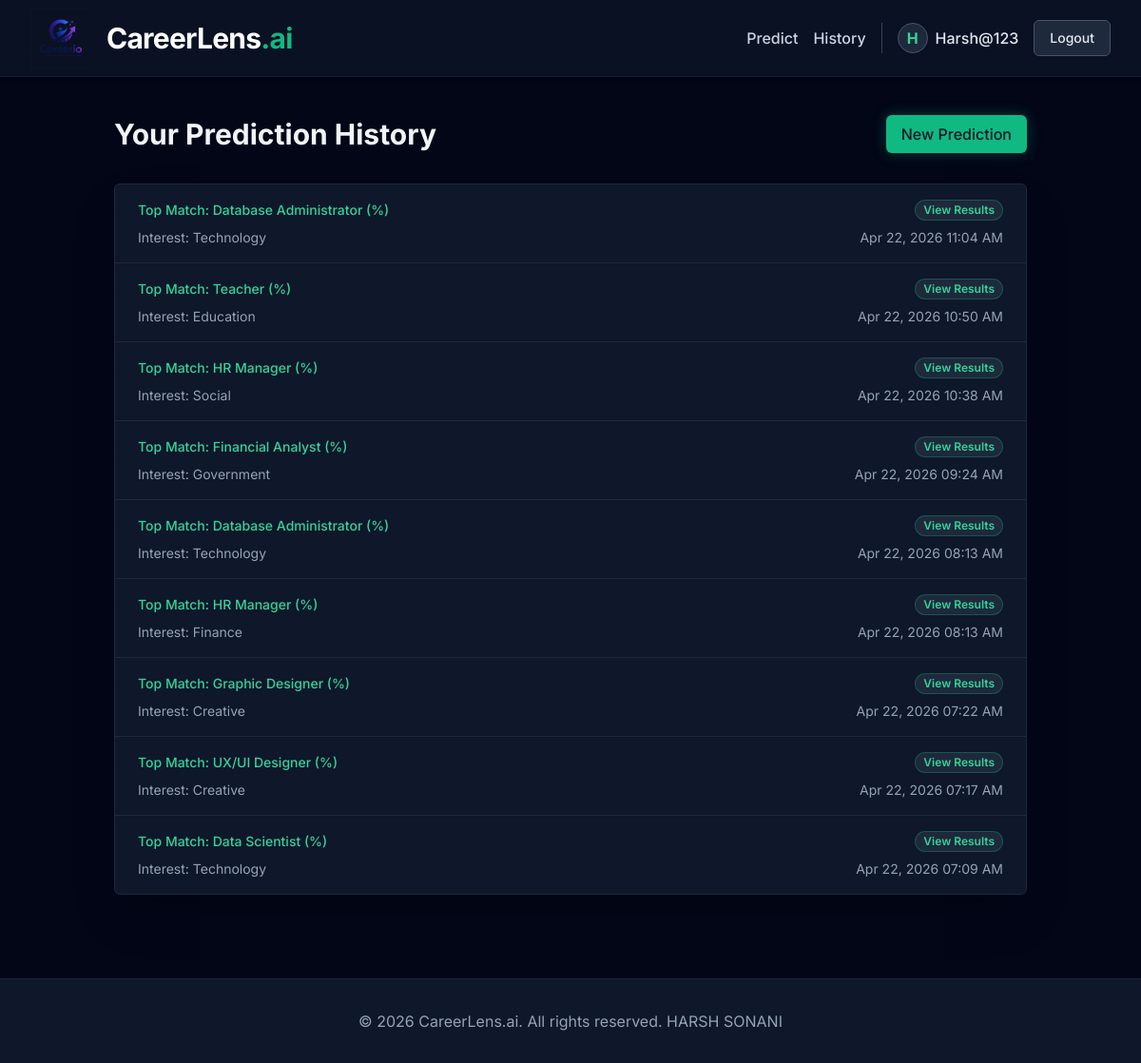
Page /history/ (signed in) on the committed database.
### predictor/models.py (models this page shows, shortened)
class Prediction(models.Model):
    user = models.ForeignKey(User, on_delete=models.CASCADE, related_name='predictions')
    input_data = models.JSONField() # Store the submitted features
    result = models.JSONField() # Store top N predictions and probabilities
    timestamp = models.DateTimeField(auto_now_add=True)

### predictor/views.py (the view)
# urls.py: path('history/', views.history_view, name='history'),
@login_required
def history_view(request):
    predictions = Prediction.objects.filter(user=request.user).order_by('-timestamp')
    return render(request, 'predictor/history.html', {'predictions': predictions})

### templates/predictor/history.html (shortened to what this page needs)
{% extends 'base.html' %}
{% block content %}
<div class="max-w-5xl mx-auto py-10 px-4 sm:px-6 lg:px-8">
    <div class="flex items-center justify-between mb-8">
        <h2 class="text-3xl font-bold text-slate-100">Your Prediction History</h2>
        <a href="{% url 'wizard' %}" class="bg-emerald-500 hover:bg-emerald-400 text-slate-900 shadow-[0_0_15px_rgba(16,185,129,0.3)] px-4 py-2 rounded-md font-medium transition">New Prediction</a>
    </div>
    {% if predictions %}
        <div class="bg-slate-900 shadow-2xl overflow-hidden sm:rounded-md border border-slate-800">
            <ul role="list" class="divide-y divide-slate-800">
                {% for pred in predictions %}
                <li>
                    <a href="{% url 'result' pred.id %}" class="block hover:bg-slate-800/80 transition">
                        <div class="px-4 py-4 sm:px-6">
                            <div class="flex items-center justify-between">
                                <p class="text-sm font-medium text-emerald-400 truncate">
                                    Top Match: {{ pred.result.0.career }} ({{ pred.result.0.probability|floatformat:2|default:"0.0"|stringformat:"f" }}%)
                                </p>
                                <div class="ml-2 flex-shrink-0 flex">
                                    <p class="px-2 inline-flex text-xs leading-5 font-semibold rounded-full bg-slate-800 text-emerald-400 border border-emerald-500/30">
                                        View Results
                                    </p>
                                </div>
                            </div>
                            <div class="mt-2 sm:flex sm:justify-between">
                                <div class="sm:flex text-sm text-slate-400">
                                    <p class="flex items-center">
                                        Interest: {{ pred.input_data.interest }}
                                    </p>
                                </div>
                                <div class="mt-2 flex items-center text-sm text-slate-400 sm:mt-0">
                                    <p>
                                        {{ pred.timestamp|date:"M d, Y h:i A" }}
                                    </p>
                                </div>
                            </div>
                        </div>
                    </a>
                </li>
                {% endfor %}
            </ul>
        </div>
    {% endif %}
</div>
{% endblock %}

### templates/base.html (shortened to what this page needs)
{% load static %}
<!DOCTYPE html>
<html lang="en">
<head>
    <script src="https://cdn.tailwindcss.com"></script>
</head>
<body class="bg-slate-950 text-slate-300 flex flex-col min-h-screen">
    <nav class="glassmorphism sticky top-0 z-50 shadow-md">
        <div class="max-w-7xl mx-auto px-4 sm:px-6 lg:px-8">
            <div class="flex justify-between h-20">
                <div class="flex items-center">
                    <a href="{% url 'home' %}" class="text-3xl font-bold flex items-center gap-4 text-white">
                        <img src="{% static 'images/logo.png' %}" alt="CareerLens Logo" class="h-16 w-auto">
                        <span class="tracking-tight">CareerLens<span class="text-emerald-500">.ai</span></span>
                    </a>
                </div>
                <div class="flex items-center space-x-4">
                    {% if user.is_authenticated %}
                        <a href="{% url 'wizard' %}" class="text-slate-300 hover:text-emerald-400 font-medium transition">Predict</a>
                        <a href="{% url 'history' %}" class="text-slate-300 hover:text-emerald-400 font-medium transition">History</a>
                        <div class="flex items-center gap-2 pl-4 ml-2 border-l border-slate-700">
                            <div class="w-8 h-8 rounded-full bg-slate-800 border border-slate-600 text-emerald-400 flex items-center justify-center font-bold shadow-sm">
                                {{ user.username|slice:":1"|upper }}
                            </div>
                            <span class="font-medium text-slate-200">{{ user.username }}</span>
                        </div>
                        <form method="post" action="{% url 'logout' %}" class="inline ml-2">
                            <button type="submit" class="bg-slate-800 hover:bg-slate-700 text-slate-200 border border-slate-600 px-4 py-2 rounded-md transition text-sm font-medium">Logout</button>
                        </form>
                    {% else %}
                        <a href="{% url 'login' %}" class="text-slate-300 hover:text-emerald-400 font-medium transition">Login</a>
                        <a href="{% url 'signup' %}" class="bg-emerald-600 text-white hover:bg-emerald-500 shadow-[0_0_15px_rgba(16,185,129,0.3)] px-4 py-2 rounded-md font-semibold transition">Sign Up</a>
                    {% endif %}
                </div>
            </div>
        </div>
    </nav>
    <main class="flex-grow">
        {% block content %}{% endblock %}
    </main>
    <footer class="bg-slate-900 border-t border-slate-800 text-slate-400 py-8 mt-12">
        <div class="max-w-7xl mx-auto px-4 text-center">
            <p>&copy; 2026 CareerLens.ai. All rights reserved. HARSH SONANI</p>
        </div>
    </footer>
</body>
</html>

### templates/base.html (style rules this page uses)
body { font-family: 'Inter', sans-serif; background-color: #020617; }
.glassmorphism { background: rgba(15, 23, 42, 0.7); backdrop-filter: blur(12px); border-bottom: 1px solid rgba(255,255,255,0.05); }

### rows in the picture
Prediction: result.0.career "Database Administrator", input_data.interest "Technology", timestamp "Apr 22, 2026 11:04 AM"
Prediction: result.0.career "Teacher", input_data.interest "Education", timestamp "Apr 22, 2026 10:50 AM"
Prediction: result.0.career "HR Manager", input_data.interest "Social", timestamp "Apr 22, 2026 10:38 AM"
Prediction: result.0.career "Financial Analyst", input_data.interest "Government", timestamp "Apr 22, 2026 09:24 AM"
Prediction: result.0.career "Database Administrator", input_data.interest "Technology", timestamp "Apr 22, 2026 08:13 AM"
Prediction: result.0.career "HR Manager", input_data.interest "Finance", timestamp "Apr 22, 2026 08:13 AM"
Prediction: result.0.career "Graphic Designer", input_data.interest "Creative", timestamp "Apr 22, 2026 07:22 AM"
Prediction: result.0.career "UX/UI Designer", input_data.interest "Creative", timestamp "Apr 22, 2026 07:17 AM"
Prediction: result.0.career "Data Scientist", input_data.interest "Technology", timestamp "Apr 22, 2026 07:09 AM"

### other values in the picture
{{ user.username|slice:":1"|upper }} "H"
{{ user.username }} "Harsh@123"
